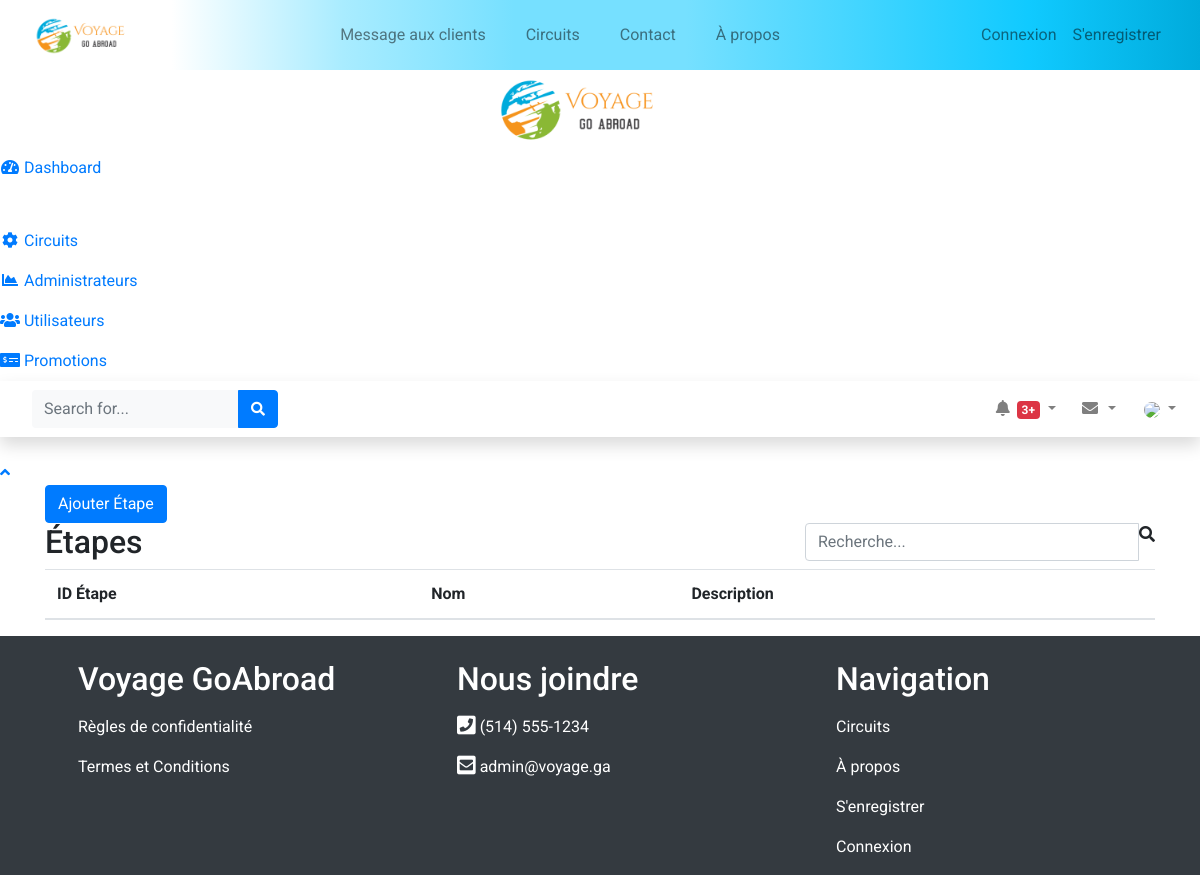
/admin3/listerCircuit.php?idCircuit=14, run on an earlier commit of the app's database.
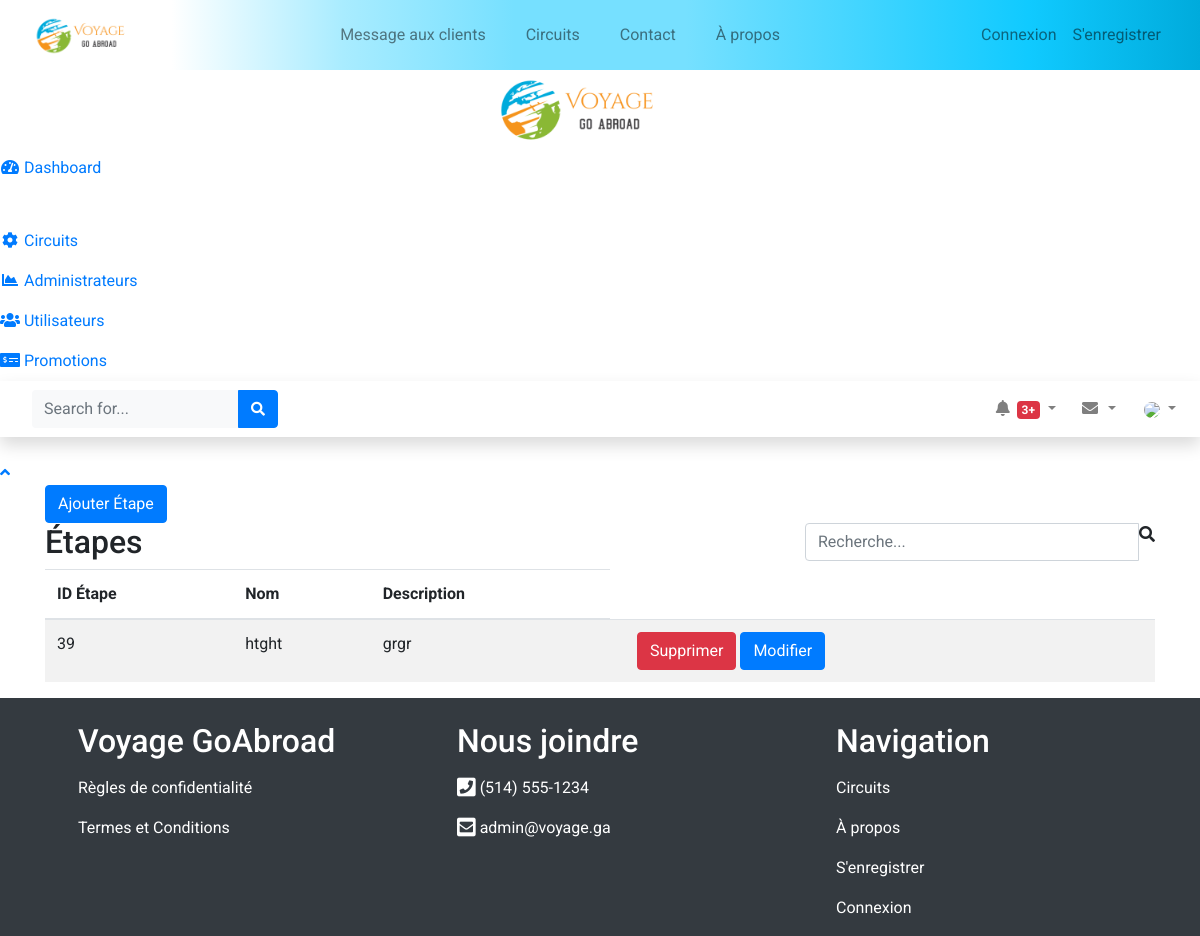
And on a later commit of the database.
### tables this page shows
CREATE TABLE `etape` (
  `idEtape` int(11) NOT NULL,
  `idCircuit` int(11) NOT NULL,
  `nom` varchar(50) NOT NULL,
  `description` varchar(300) DEFAULT NULL,
  `ordre` int(11) NOT NULL
);

### admin3/listerCircuit.php (the view, shortened to what this page needs)
<?php
include "includes/header.php";
include "includes/navbar.php";
if (isset($_GET['idCircuit'])) {
    $idCircuit = $_GET['idCircuit'];
}
$stmt = $conn->query('SELECT * FROM etape WHERE idCircuit = ' . $idCircuit);
    $table = '
                <div class="table-wrapper">
                    <div class="table-title">
                        <div class="row">
                            <div class="col-sm-8">
                                <h2>Étapes</b></h2>
                            </div>
                            <div class="col-sm-4">
                                <div class="search-box">
                                    <div class="input-group">
                                        <input type="text" id="search" class="form-control" placeholder="Recherche...">
                                        <span class="input-group-addon"><i class="fa fa-search" aria-hidden="true"></i></span>
                                    </div>
                                </div>
                            </div>
                        </div>
                    </div>
                    <table class="table table-striped">
                        <thead>
                            <tr>
                                <th>ID Étape</th>
                                <th>Nom</th>
                                <th>Description</th>
                            </tr>
                        </thead>
                        <tbody>';
                        while ($row = $stmt->fetch()) {
                            $table .= '
                                    <tr>
                                        <td>' . $row->idEtape . '</td>
                                        <td>' . $row->nom . '</td>
                                        <td>' . $row->description . '</td>
                                        <td>
                                            <div class="col-md-12">
                                                <button class="btn btn-danger" style="color: white;" data-toggle="modal" data-target="#exampleModal'. $row->idEtape .'"> Supprimer</button>
                                                <a href="modifierEtape.php?idEtape=' . $row->idEtape . '" class="btn btn-primary" style="color: white;"> Modifier</a>
                                                <div style="color: black;" class="modal fade" id="exampleModal'. $row->idEtape .'" tabindex="-1" role="dialog" aria-labelledby="exampleModalLabel" aria-hidden="true">
                                                        Êtes-vous certain de vouloir supprimer "' . $row->nom . '"?
                                                            <a type="button" href="deleteEtape.php?idEtape=' . $row->idEtape . '" class="btn btn-primary">Confirmer</a>
                                                </div>
                                            </div>
                                        </td>
                                    </tr>';
                        }
                $table .= '</tbody>
                        </table>
                    </div>
                ';
?>
<div class="container">
    <form action="creerCircuit.php" method="GET">
        <button class="btn btn-primary" style="color: white;">Ajouter Étape</button>
    </form>
    <?php
        echo $table;
    ?>
</div>
<?php
  include('includes/footer.php');
?>

What changed in the data, as far as the page shows it:
added etape: idEtape "39", nom "htght", description "grgr"
